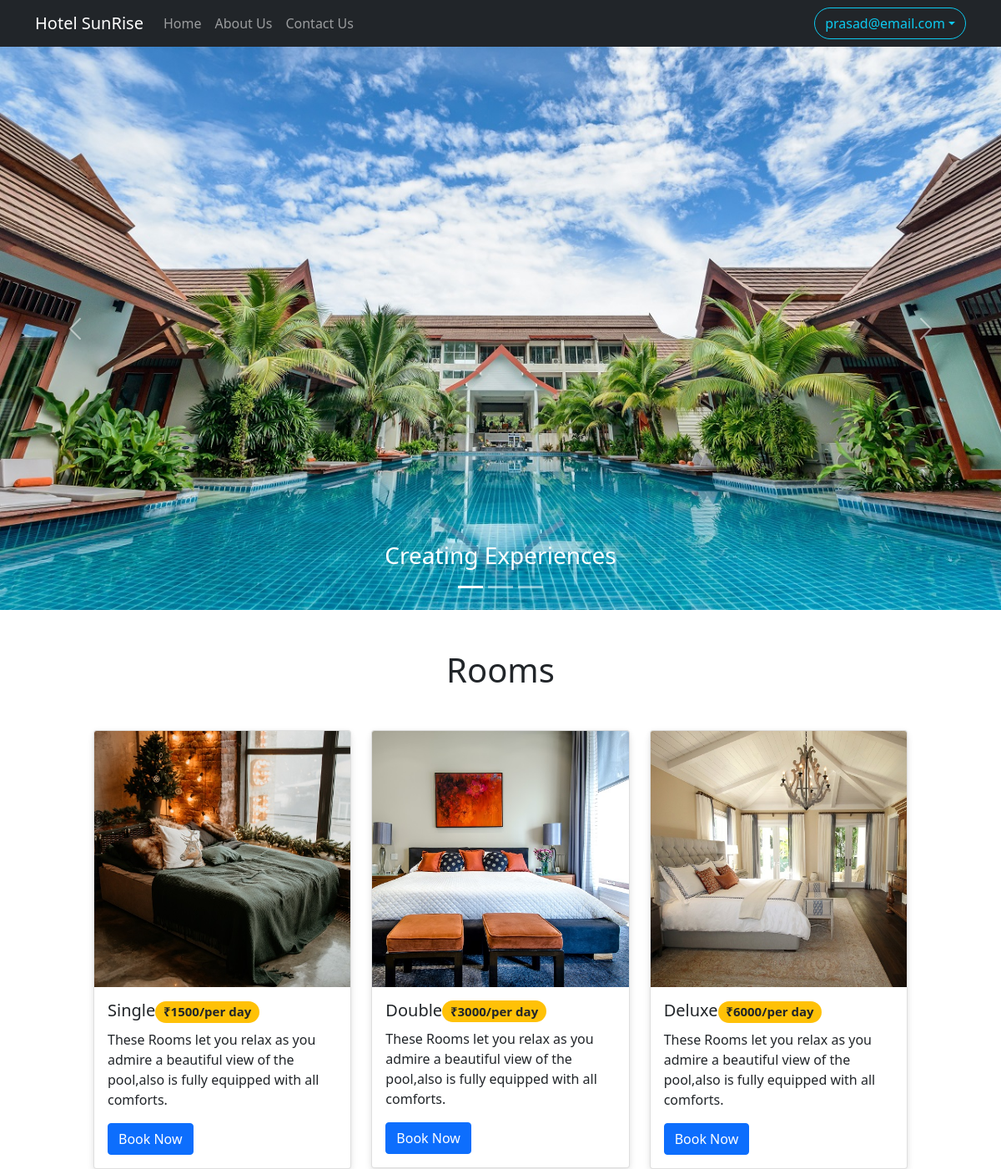
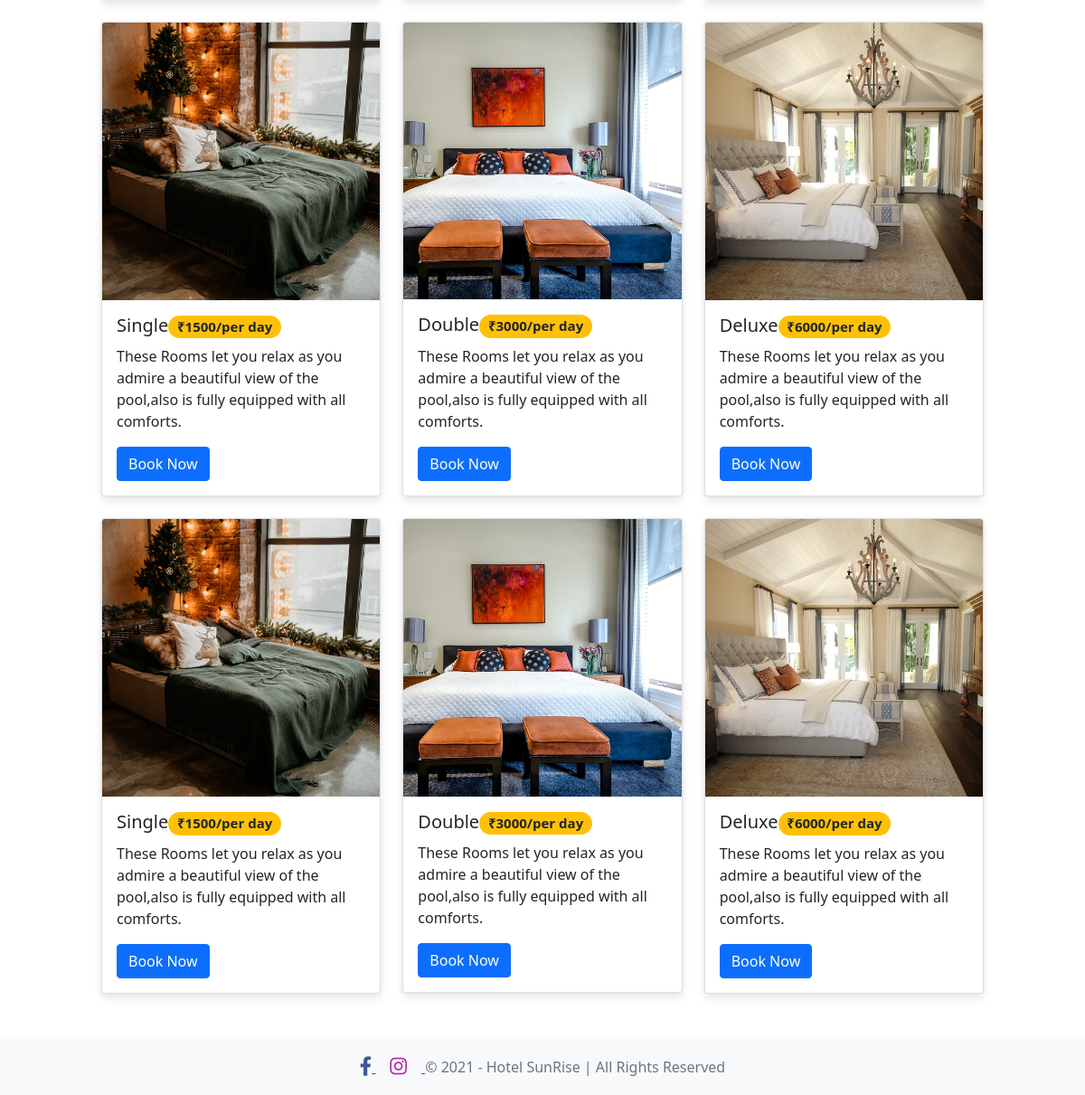
/index.php (signed in), run on the app's committed database (2 pictures, top to bottom).
### tables this page shows
CREATE TABLE `room` (
  `r_id` int(11) NOT NULL,
  `r_type` varchar(255) NOT NULL,
  `isAvailable` tinyint(1) NOT NULL,
  `r_price` int(11) NOT NULL
);

### includes/_room.php (the view, shortened to what this page needs)
<div class="my-5">
    <h1 class="text-center"> Rooms </h1>
</div>
<div class="container-fluid mb-5">
    <div class="row">
        <div class="col-10 mx-auto">
            <div class="row gy-4">
                <?php
        $sql = "SELECT * FROM `room` WHERE `isAvailable`='1'";
        $result = mysqli_query($conn, $sql);
        while($row = mysqli_fetch_assoc($result))
        {
          $id = $row['r_id'];
          $type = $row['r_type'];
          $price = $row['r_price'];
          echo
          '<div class="col-md-4 col-10 mx-auto">
          <div class="card">
          <img src="images/rooms/' . $type . '.jpg" class="card-img-top" alt="">
          <div class="card-body">
          <h5 class="card-title font-weight-bold">' . $type . '<span class="badge rounded-pill bg-warning text-dark">&#8377;' . $price . '/per day</span> </h5>
          <p class="card-text">These Rooms let you relax as you admire a beautiful view of the pool,also is
          fully equipped with all comforts.</p>';
          if(isset($_SESSION['u_id'])):
          echo
          '<a href="booking.php?roomid=' . $id . '" class="btn btn-primary">Book Now</a>';
          else:
          echo
          '<button type="button" class="btn btn-primary" data-bs-toggle="modal" data-bs-target="#loginModal">Book Now</button>';
          endif;
          echo'
          </div>
          </div>
          </div>';
        }
        ?>
            </div>
        </div>
    </div>
</div>

### includes/_room.php (style rules this page uses)
.card { border-radius: 4px; background: #fff; box-shadow: 0 6px 10px rgba(0,0,0,.08), 0 0 6px rgba(0,0,0,.05); transition: .3s transform cubic-bezier(.155,1.105,.295,1.12),.3s box-shadow,.3s -webkit-transform cubic-bezier(.155,1.105,.295,1.12); cursor: pointer; }

### data on the page
room: r_type (picture), r_type "Single", r_price "1500"
room: r_type (picture), r_type "Double", r_price "3000"
room: r_type (picture), r_type "Deluxe", r_price "6000"
room: r_type (picture), r_type "Single", r_price "1500"
room: r_type (picture), r_type "Double", r_price "3000"
room: r_type (picture), r_type "Deluxe", r_price "6000"
room: r_type (picture), r_type "Single", r_price "1500"
room: r_type (picture), r_type "Double", r_price "3000"
room: r_type (picture), r_type "Deluxe", r_price "6000"

### other printed values
$_SESSION['u_email'] "prasad@email.com"
